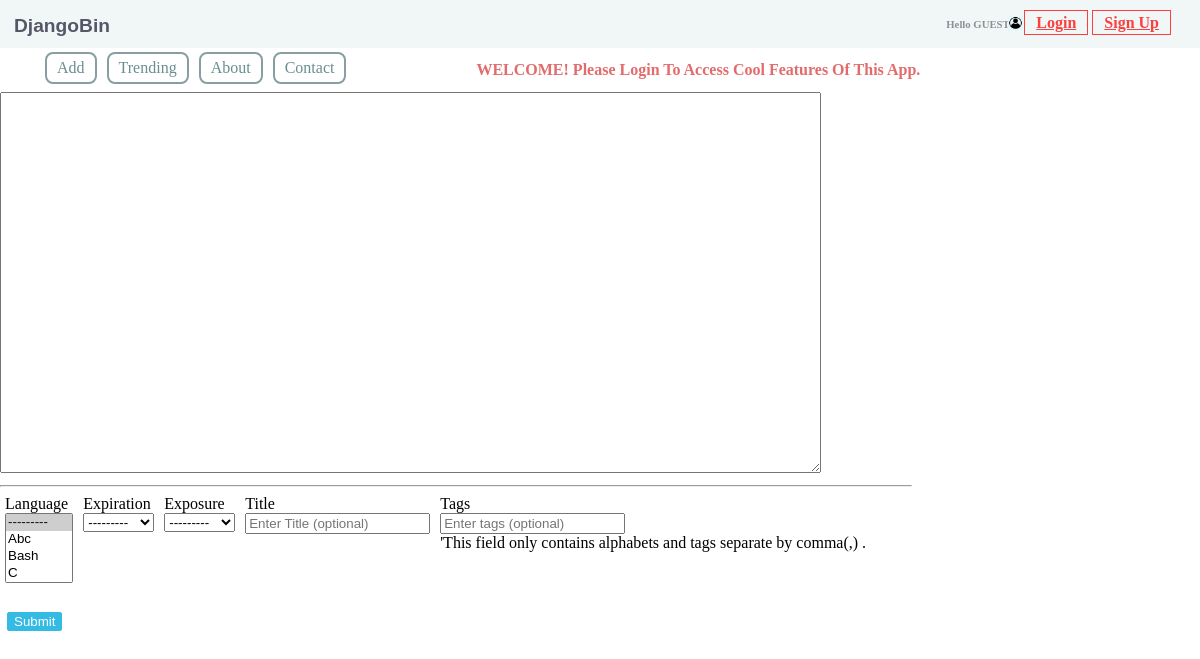
Before: / with the older database file.
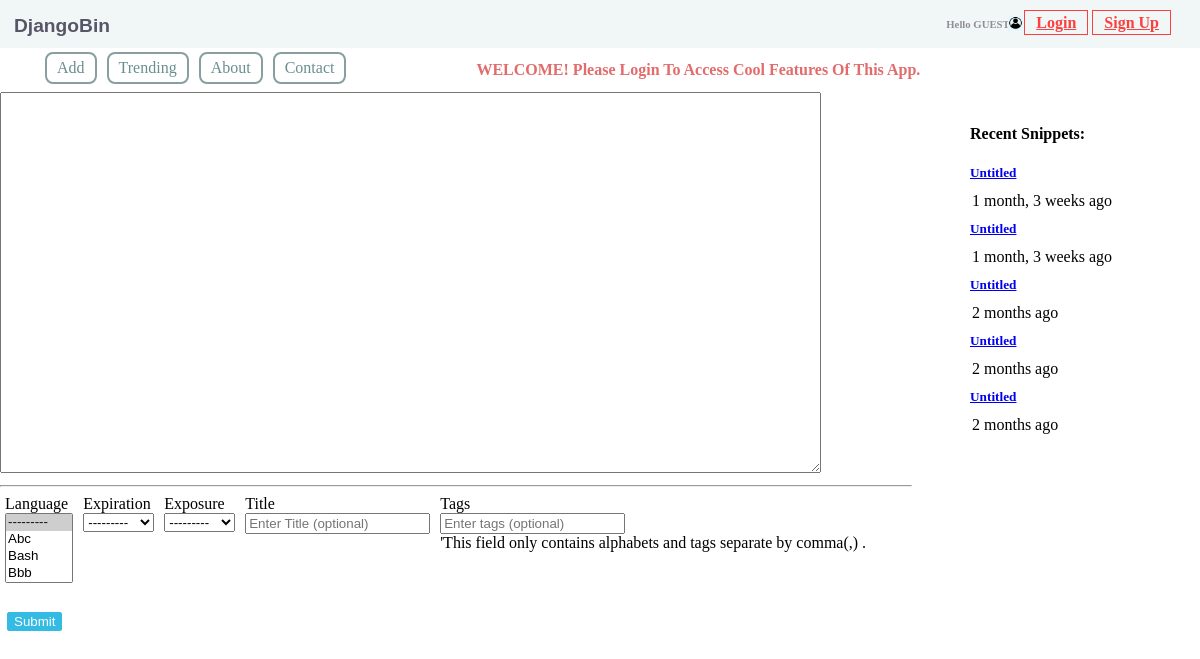
After: the same page with the newer database file.
### djangobin/models.py (models this page shows, shortened)
class Snippet(models.Model):
    title = models.CharField(max_length=200, blank=True)
    original_code = models.TextField()
    highlighted_code = models.TextField(blank=True, help_text="Read only field. Will contain the "
                                                              "syntax-highlighted version of the original code.")
    expiration = models.CharField(max_length=10, choices=Pref.expiration_choices)
    exposure = models.CharField(max_length=10, choices=Pref.exposure_choices)
    hits = models.IntegerField(default=0, help_text='Read only field. Will be updated after every visit to snippet.')
    slug = models.SlugField(help_text='Read only field. Will be filled automatically.')
    created_on = models.DateTimeField(auto_now_add=True)
    language = models.ForeignKey(Language, on_delete=models.CASCADE)
    user = models.ForeignKey(User, on_delete=models.CASCADE)
    tags = models.ManyToManyField('Tag', blank=True)
    class Meta:
        ordering = ['-created_on']
    def get_absolute_url(self):
        return reverse('djangobin:snippet_detail', args=[self.slug])

### djangobin/views.py (the view)
# urls.py: url(r'^$', views.index, name="index"),
def index(request):
    if request.POST:
        f = SnippetForm(request.POST)
        print("============Check validity =============")
        if f.is_valid():
            snippet = f.save(request)
            messages.add_message(request, messages.INFO, 'Snippet saved.')
            return redirect(reverse('djangobin:snippet_detail', args=[snippet.slug]))
    else:
        f = SnippetForm()
        print("============FirstForm / Not valid==========")
    return render(request, 'djangobin/index.html', {'form': f})

### djangobin/forms.py (shortened to what this page needs)
class SnippetForm(forms.ModelForm):
    snippet_tags = forms.CharField(required=False, help_text="'This field only contains "
                                                             "alphabets and tags separate by comma(,) .",
                                   widget=forms.TextInput(attrs={
                                       'placeholder': 'Enter tags (optional)'},
                                   ))
    class Meta:
        model = Snippet
        fields = ('original_code', 'language', 'expiration', 'exposure', 'title')
        widgets = {
            'original_code': forms.Textarea(attrs={'rows': '25', 'cols': '100', 'spellcheck': 'false'}),
            'language': forms.Select(attrs={'size': '4'}),
            'title': forms.TextInput(attrs={'placeholder': 'Enter Title (optional)'}),
        }

### djangobin/context_processors.py (called while the page is built)
def recent_snippets(request):
    return dict(recent_snippets=Snippet.objects.filter(exposure='public').order_by("-id")[:5])

### djangobin/models.py (called while the page is built)
    def __str__(self):
        return self.name

### djangobin/templates/djangobin/index.html (shortened to what this page needs)
{% extends 'djangobin/Base.html' %}
{% block css-static-files %}
    {% load static %}
    <link rel="stylesheet" href="{% static 'djangobin/css/index.css' %}">
{% endblock %}
{% block nav %} {{block.super}} {% endblock %}
{% block main %}
    <form class="index-form" action="" method="post">
        {{ form.original_code }}
        <hr>
        <div class="form-field-cont">
            <div class="form-fields">
                <label for="{{ form.language.id_for_label }}" class="form-field-labels">Language</label>
                <div class="form-field-inputs">
                    {{ form.language }}
                </div>
            </div>
            <div class="form-fields">
                <label for="{{ form.expiration.id_for_label }}" class="form-field-labels">Expiration</label>
                <div class="form-field-inputs">
                    {{ form.expiration }}
                </div>
            </div>
            <div class="form-fields">
                <label for="{{ form.exposure.id_for_label }}" class="form-field-labels">Exposure</label>
                <div class="form-field-inputs">
                    {{ form.exposure }}
                </div>
            </div>
            <div class="form-fields">
                <label for="{{ form.title.id_for_label }}" class="form-field-labels">Title</label>
                <div class="form-field-inputs">
                    {{ form.title }}
                </div>
            </div>
            <div class="form-fields">
                <label for="{{ form.snippet_tags.id_for_label }}" class="form-field-labels">Tags</label>
                <div class="form-field-inputs">
                    {{ form.snippet_tags }}
                    <div>{{form.snippet_tags.help_text}}</div>
                </div>
            </div>
        </div>
        <div class="form-btn">
            <input class="cls-form-btn" type="submit" value="Submit">
        </div>
    </form>
{% endblock %}

### djangobin/templates/djangobin/Base.html (shortened to what this page needs)
<!DOCTYPE html>
<html lang="en">
<head>
     {% load static %}
     {% load humanize %}
    <link rel="stylesheet" href="{% static 'djangobin/css/Base.css' %}">
    {% block css-static-files %}{% endblock %}
</head>
    <body>
        <header>
            <div id="id_container-head" class="container-head">
                <div class="default-logo">
                    <a id="default-logo" href="/">DjangoBin</a>
                </div>
                <div class="user-login-logo">
                    <img src="{% static 'djangobin/images/user_login.jpg' %}" alt="user_login" width="15" height="15">
                </div>
                <div class="container-head-left">
                    <div class="user-name">
                        {% if request.user.is_authenticated == False %}
                            <h6 id="user-name">Hello GUEST!</h6>
                        {% else %}
                            <h6 id="user-name">Hello {{request.user.username|title}}!</h6>
                        {% endif %}
                    </div>
                    <div class="cls-login-signup">
                        {% if request.user.is_authenticated %}
                            <a class="login-signup-btn" href="{% url 'djangobin:logout' %}">Logout</a>
                        {% elif not request.user.is_authenticated and request.path == '/logout/' or not request.user.is_authenticated and request.path == '/login/' %}
                                <a class="login-signup-btn" href="{% url 'djangobin:login'%}">Login</a>
                        {% else %}
                                <a class="login-signup-btn" href="{% url 'djangobin:login'%}?next={{request.path}}">Login</a>
                        {% endif %}
                    </div>
                     {% if not request.user.is_authenticated %}
                        <div class="cls-login-signup">
                            <a class="login-signup-btn" href="{% url 'djangobin:signup' %}">Sign Up</a>
                        </div>
                     {% endif %}
                </div>
            </div>
            {% block nav %}
                <nav class="navbar-default">
                    <ul class="nav-list">
                        <li class="nav-li-item"><a class="nav-item" href="#">Add</a></li>
                        <li class="nav-li-item"><a class="nav-item" href="{% url 'djangobin:trending_snippets' %}">Trending</a></li>
                        <li class="nav-li-item"><a class="nav-item" href="#">About</a></li>
                        <li class="nav-li-item"><a class="nav-item" href="{% url 'djangobin:contact' %}">Contact</a></li>
                    </ul>
                    {% if not request.user.is_authenticated %}
                        <span class="nav-mesg-red">WELCOME! Please Login To Access Cool Features Of This App.</span>
                    {% else %}
                        <span class="nav-mesg-green">You Are Welcome {{request.user.username|title}} In DjangoBin App.</span>
                    {% endif %}
                </nav>
            {% endblock %}
        </header>
        <div class="recent-snippets">
            {% if recent_snippets %}
                <h4>Recent Snippets:</h4>
                {% for recent_snippet in recent_snippets %}
                    <a href="{{ recent_snippet.get_absolute_url }}" class="">
                        <h5 class=""> {{ recent_snippet.title }}</h5>
                    </a>
                        <p class="">{{ recent_snippet.created_on|naturaltime }}</p>
                {% endfor %}
            {% endif %}
        </div>
        {% block main %} {% endblock %}
    </body>
</html>

Changed rows visible on the page:
added Snippet: title "Untitled", created_on "1 month, 3 weeks ago"
added Snippet: title "Untitled", created_on "1 month, 3 weeks ago"
added Snippet: title "Untitled", created_on "2 months ago"
added Snippet: title "Untitled", created_on "2 months ago"
added Snippet: title "Untitled", created_on "2 months ago"
Other visible differences:
form field language: "--------- ☑ / Abc / Bash / C" → "--------- ☑ / Abc / Bash / Bbb"
text now shown: "Recent Snippets:"
